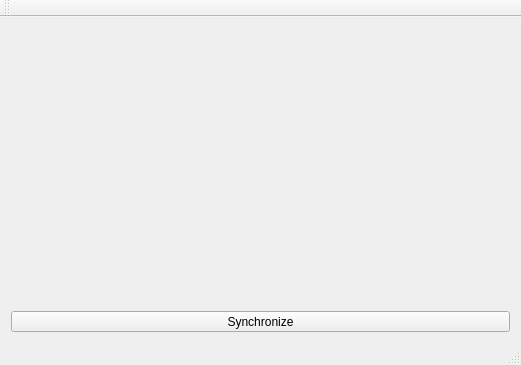
<?xml version="1.0" encoding="UTF-8"?>
<ui version="4.0">
 <class>MainWindow</class>
 <widget class="QMainWindow" name="MainWindow">
  <property name="geometry">
   <rect>
    <x>0</x>
    <y>0</y>
    <width>521</width>
    <height>365</height>
   </rect>
  </property>
  <property name="windowTitle">
   <string>MainWindow</string>
  </property>
  <widget class="QWidget" name="centralWidget">
   <layout class="QVBoxLayout" name="verticalLayout">
    <item>
     <widget class="QCustomPlot" name="qcustomPlot" native="true"/>
    </item>
    <item>
     <widget class="QCustomPlot" name="qcustomPlot2" native="true"/>
    </item>
    <item>
     <widget class="QToolButton" name="toolButton">
      <property name="sizePolicy">
       <sizepolicy hsizetype="Expanding" vsizetype="Fixed">
        <horstretch>0</horstretch>
        <verstretch>0</verstretch>
       </sizepolicy>
      </property>
      <property name="text">
       <string>Synchronize</string>
      </property>
     </widget>
    </item>
   </layout>
  </widget>
  <widget class="QMenuBar" name="menuBar">
   <property name="geometry">
    <rect>
     <x>0</x>
     <y>0</y>
     <width>521</width>
     <height>22</height>
    </rect>
   </property>
  </widget>
  <widget class="QToolBar" name="mainToolBar">
   <attribute name="toolBarArea">
    <enum>TopToolBarArea</enum>
   </attribute>
   <attribute name="toolBarBreak">
    <bool>false</bool>
   </attribute>
  </widget>
  <widget class="QStatusBar" name="statusBar"/>
 </widget>
 <layoutdefault spacing="6" margin="11"/>
 <customwidgets>
  <customwidget>
   <class>QCustomPlot</class>
   <extends>QWidget</extends>
   <header>qcustomplot.h</header>
   <container>1</container>
  </customwidget>
 </customwidgets>
 <resources/>
 <connections/>
</ui>
